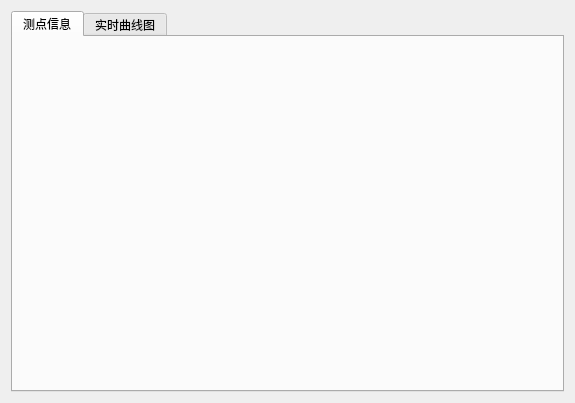
<?xml version="1.0" encoding="UTF-8"?>
<ui version="4.0">
 <class>StructureDialog</class>
 <widget class="QDialog" name="StructureDialog">
  <property name="geometry">
   <rect>
    <x>0</x>
    <y>0</y>
    <width>575</width>
    <height>403</height>
   </rect>
  </property>
  <property name="windowTitle">
   <string>Dialog</string>
  </property>
  <layout class="QGridLayout" name="gridLayout">
   <item row="0" column="0">
    <widget class="QTabWidget" name="tabWidget">
     <property name="styleSheet">
      <string notr="true">font: 16pt &quot;宋体&quot;;</string>
     </property>
     <property name="currentIndex">
      <number>0</number>
     </property>
     <property name="iconSize">
      <size>
       <width>32</width>
       <height>32</height>
      </size>
     </property>
     <widget class="QWidget" name="tab_1">
      <attribute name="title">
       <string>测点信息</string>
      </attribute>
     </widget>
     <widget class="QWidget" name="tab_2">
      <attribute name="title">
       <string>实时曲线图</string>
      </attribute>
      <layout class="QGridLayout" name="gridLayout_2">
       <item row="0" column="0">
        <widget class="ChartView" name="StructureView"/>
       </item>
      </layout>
     </widget>
    </widget>
   </item>
  </layout>
 </widget>
 <customwidgets>
  <customwidget>
   <class>ChartView</class>
   <extends>QGraphicsView</extends>
   <header location="global">ChartView.h</header>
  </customwidget>
 </customwidgets>
 <resources/>
 <connections/>
</ui>
